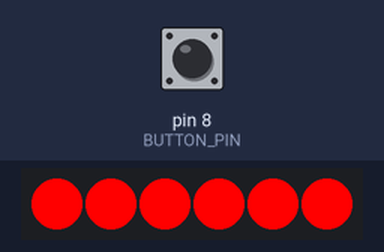
A sketch run on a simulated Arduino Uno, built with avr-gcc and run on an emulated ATmega328P. On the bench: 6 RGB LEDs in strip order, left to right. The test bench sets the inputs (shaded band); at power-on: pin 8 (BUTTON_PIN) HIGH. Random numbers use the default seed unless the sketch sets one.

Above: at 1.2 s.
1.3 s: pin 8 (BUTTON_PIN) pulled LOW for 1 s
At 1.7 s:
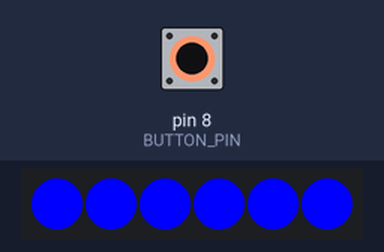
2.9 s: pin 8 (BUTTON_PIN) pulled LOW for 0.15 s
At 3.3 s:
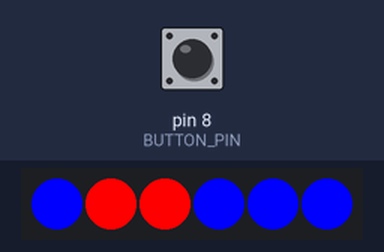
6.0 s: pin 8 (BUTTON_PIN) pulled LOW for 3.2 s
At 7.17 s:
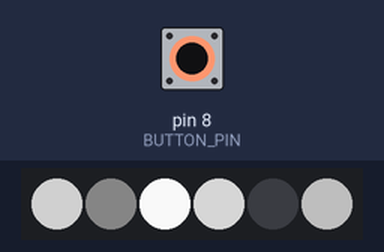
9.8 s: pin 8 (BUTTON_PIN) pulled LOW for 0.15 s
At 10.6 s:
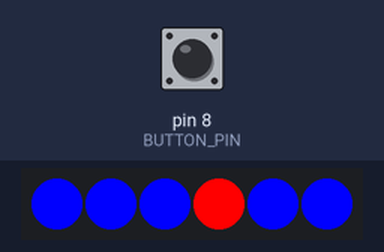
Timing chart, 0 to 13.9 s (numbered marks = the images above; inputs shaded):
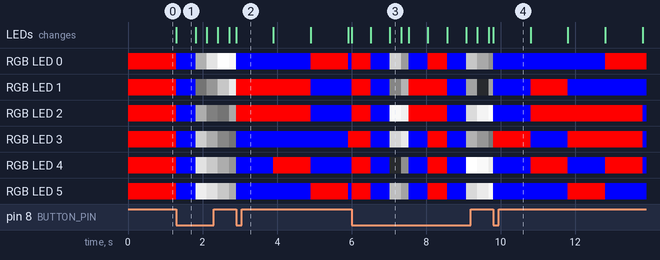

Measured:
- what the display in image 1 shows lasts 0.5 s, from 1.3 s to 1.8 s

The sketch:

ashton_Button_twinkle.ino
```cpp
#include <Adafruit_NeoPixel.h>

#define BUTTON_PIN 8
#define NUM_PIXELS 6
#define PIXEL_PIN 2

Adafruit_NeoPixel pixels(NUM_PIXELS, PIXEL_PIN, NEO_GRB + NEO_KHZ800);

int mode = 0;
unsigned long lastButtonPress = 0;
unsigned long lastModeChange = 0;
unsigned long lastTwinkle = 0;
unsigned long twinkleDelay = 1000; // set the delay between twinkle effects in milliseconds
unsigned long lastBreathing[NUM_PIXELS]; // create an array of last breathing times, one for each LED
const unsigned long breathingDelay = 150;


void setup() {
  pixels.begin();
  pinMode(BUTTON_PIN, INPUT_PULLUP);
   for (int i = 0; i < NUM_PIXELS; i++) {
    lastBreathing[i] = millis() + random(0, 500); // set a random initial breathing time for each LED
  }
}

void loop() {
  if (millis() - lastButtonPress > 50) { // debounce button
    if (digitalRead(BUTTON_PIN) == LOW) {
      if (millis() - lastModeChange > 500) { // check if enough time has passed since the last mode change
        mode = (mode + 1) % 4;
        if (mode == 4) { // loop back to first mode from fourth mode
          mode = 0;
        }
        lastModeChange = millis();
      }
      lastButtonPress = millis();
    }
  }

  switch (mode) {
    case 0:
      // Red mode
      pixels.fill(pixels.Color(255, 0, 0), 0, NUM_PIXELS);
      pixels.show();
      break;

    case 1:
      // Blue mode
      pixels.fill(pixels.Color(0, 0, 255), 0, NUM_PIXELS);
      pixels.show();
      break;

    case 2:
      // Breathing effect on white
      for (int i = 0; i < NUM_PIXELS; i++) {
        if (millis() - lastBreathing[i] > breathingDelay) {
          int brightness = (int)(128 + 128 * sin(2 * PI * millis() / (2000.0 + 500 * i))); // calculate the brightness based on a sine wave and the LED index
          pixels.setPixelColor(i, pixels.Color(brightness, brightness, brightness)); // set the pixel color to white with the calculated brightness
          lastBreathing[i] = millis() + random(0, 500); // set a new random breathing time for this LED
        }
      }
      pixels.show();
      break;

    case 3:
      // Twinkle mode between red and blue
      if (millis() - lastTwinkle > twinkleDelay) {
        for (int i = 0; i < NUM_PIXELS; i++) {
          if (random(0, 5) == 0) { // randomly choose a pixel to twinkle
            float fadeAmount = random(0.1, 0.9); // randomly choose the amount to fade between red and blue
            int red = fadeAmount * 255;
            int blue = (1 - fadeAmount) * 255;
            pixels.setPixelColor(i, pixels.Color(red, 0, blue));
          } else { // keep non-twinkling pixels red or blue
            if (random(0, 2) == 0) {
              pixels.setPixelColor(i, pixels.Color(255, 0, 0)); // red
            } else {
              pixels.setPixelColor(i, pixels.Color(0, 0, 255)); // blue
            }
          }
        }
        pixels.show();
        lastTwinkle = millis();
      }
      break;

    default:
      // Invalid mode, do nothing
      break;
  }
}
```
